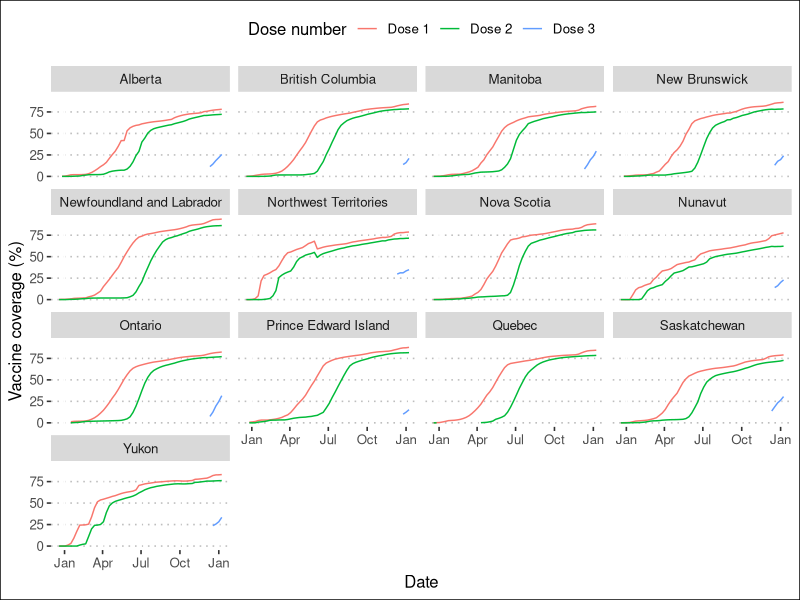
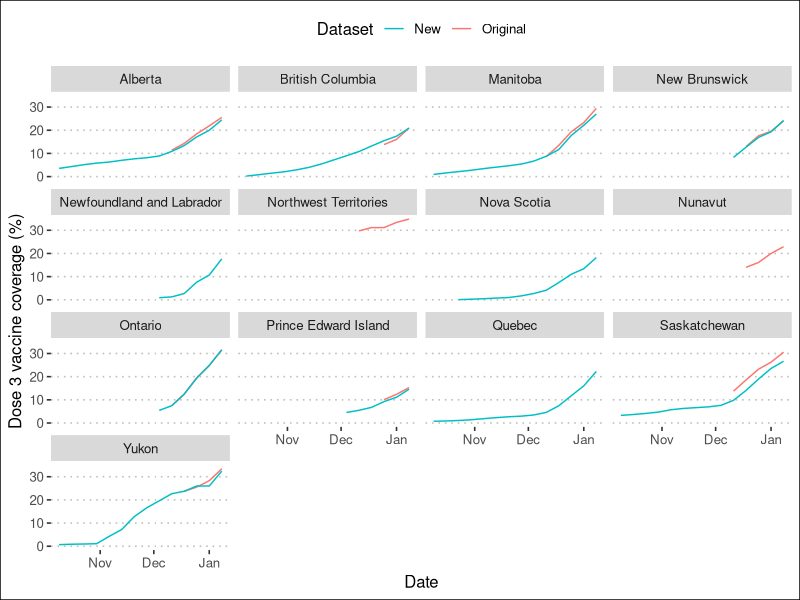
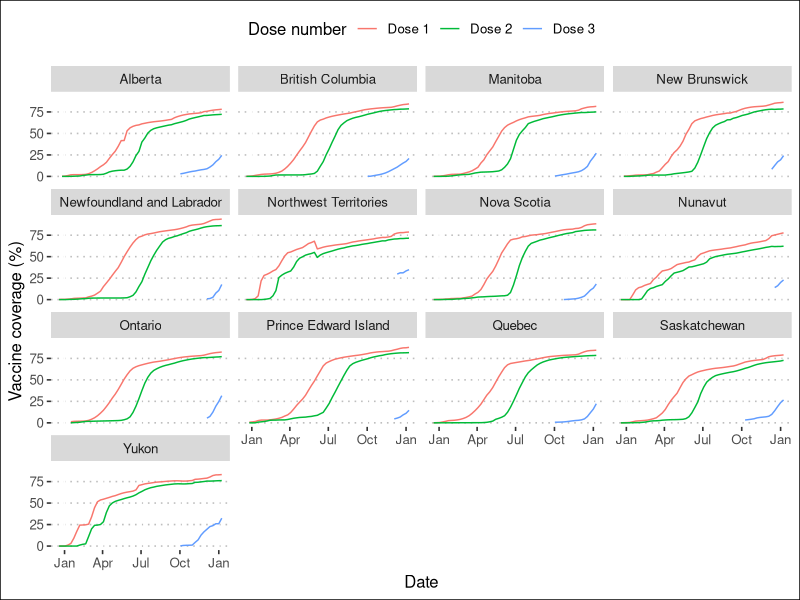

These figures' R source, in order:
## ---- chunk 1
knitr::opts_chunk$set(echo = FALSE)
## ---- chunk 2
# load libraries
library(dplyr)
library(tidyr)
library(ggplot2)
library(scales)
library(ggpubr)
## ---- chunk 3
# encode population values for provinces/territories
# https://health-infobase.canada.ca/covid-19/vaccination-coverage/technical-notes.html#a6
# July 1, 2021 population estimates used as denominators for report weeks January 9, 2021 onwards for all provinces and Nunavut
# StatCan Q3 2021 estimates: https://www150.statcan.gc.ca/t1/tbl1/en/tv.action?pid=1710000901)
# Yukon denominator data for report weeks January 9, 2021 onwards were obtained from the Yukon Bureau of Statistics and corresponds to population size estimates as of March 31, 2021
# Northwest Territories denominator data for report weeks January 9, 2021 onwards were obtained from the Government of the Northwest Territories and corresponds to population size estimates as of August 1, 2021
pop <- matrix(c(
  "Alberta", 4442879,
  "British Columbia", 5214805,
  "Manitoba", 1383765,
  "New Brunswick", 789225,
  "Newfoundland and Labrador", 520553,
  "Northwest Territories", 45504, # can't find estimate for August 1, 2021
  "Nova Scotia", 992055,
  "Nunavut", 39403,
  "Ontario", 14826276,
  "Prince Edward Island", 164318,
  "Quebec", 8604495,
  "Saskatchewan", 1179844,
  "Yukon", 43025, # March 31, 2021 estimate
  "Canada", 38246108),
  ncol = 2, byrow = TRUE)
pop <- data.frame(pt = pop[, 1], pop = as.integer(pop[, 2]))
## ---- chunk 4
# download vaccine coverage dataset from PHAC
# dir.create("raw", showWarnings = FALSE)
# download.file("https://health-infobase.canada.ca/src/data/covidLive/vaccination-coverage-map.csv", "raw/vaccination-coverage-map.csv")

# load vaccine coverage dataset (downloaded 2021-01-18)
vc <- read.csv("raw/vaccination-coverage-map.csv", stringsAsFactors = FALSE)
## ---- chunk 5
# rename variables
vc <- vc %>%
  transmute(date = as.Date(week_end),
            pt = factor(prename, levels = unique(pop$pt)),
            n_dose_1 = numtotal_atleast1dose,
            n_dose_2 = numtotal_fully,
            n_dose_3 = numtotal_additional,
            percent_dose_1 = proptotal_atleast1dose,
            percent_dose_2 = proptotal_fully,
            percent_dose_3 = proptotal_additional)

# ensure our population values are the same as those used by PHAC
temp <- vc %>%
  filter(date >= as.Date("2021-01-09")) %>%
  left_join(pop, by = "pt") %>%
  mutate(
    percent_dose_1_calc = round(n_dose_1 / pop * 100, 2),
    percent_dose_2_calc = round(n_dose_2 / pop * 100, 2),
    percent_dose_3_calc = round(n_dose_3 / pop * 100, 2)
  )

# are there any cases where our calculated dose 1 coverage doesn't line up with what's in the raw dataset?
temp %>%
  filter(percent_dose_1 != percent_dose_1_calc) %>%
  {table(.$pt)}
# okay, clearly the population values for Yukon and Northwest territories are wrong
# it appears some random Canada values are off too, but we won't worry about that

# let's calculate the implied population values from the PHAC dataset
# we'll use these to ensure compatibility with the rest of the PHAC coverage dataset

# Northwest Territories
vc %>% filter(date == as.Date("2022-01-08") & pt == "Northwest Territories") %>%
  mutate(implied_pop = n_dose_1 / percent_dose_1 * 100)
# implied population is 43474
# this seems a bit low but may be explained as the difference between population
# and population covered by the territorial health insurance plan, which seems
# to be the number they use
# NWT dashboard reports 79% total population first dose coverage as of
# 2021-01-18, which lines up w/ PHAC estimate
# https://nwt-covid.shinyapps.io/Testing-and-Cases/?lang=1
pop[pop$pt == "Northwest Territories", "pop"] <- 43474

# Yukon
vc %>% filter(date == as.Date("2022-01-08") & pt == "Yukon") %>%
  mutate(implied_pop = n_dose_1 / percent_dose_1 * 100)
# implied population is 42946
# Yukon does not independently report vaccine coverage for total population,
# only eligible population - nothing to compare to
pop[pop$pt == "Yukon", "pop"] <- 42946

# we will leave the Canadian population total alone despite changes
## ---- chunk 6
# keep coverage variables
vc <- vc %>%
  filter(pt != "Canada") %>%
  select(date, pt, percent_dose_1, percent_dose_2, percent_dose_3)
## ---- chunk 7
cols <- setNames(hue_pal()(3), c("Dose 1", "Dose 2", "Dose 3"))
ggplot(data = vc, aes(x = date)) +
  geom_line(aes(y = percent_dose_1, color = "Dose 1")) +
  geom_line(aes(y = percent_dose_2, color = "Dose 2")) +
  geom_line(aes(y = percent_dose_3, color = "Dose 3")) +
  scale_x_date(date_labels = "%b") +
  scale_color_manual(values = cols) +
  facet_wrap(~pt) +
  labs(x = "Date", y = "Vaccine coverage (%)", color = "Dose number") +
  theme_pubclean() +
  theme(plot.background = element_rect(colour = "black", fill = NA, size = 0.5))
## ---- chunk 8
# download additional doses dataset from CCODWG
# download.file("https://raw.githubusercontent.com/ccodwg/Covid19Canada/master/timeseries_prov/vaccine_additionaldoses_timeseries_prov.csv", "raw/vaccine_additionaldoses_timeseries_prov.csv")

# load vaccine coverage dataset (downloaded 2021-01-18)
dose3 <- read.csv("raw/vaccine_additionaldoses_timeseries_prov.csv", stringsAsFactors = FALSE)
## ---- chunk 9
# format the data for compatibility
dose3 <- dose3 %>%
  transmute(
    date = as.Date(date_vaccine_additionaldoses, "%d-%m-%Y"),
    pt = case_when(
      province == "BC" ~ "British Columbia",
      province == "NL" ~ "Newfoundland and Labrador",
      province == "NWT" ~ "Northwest Territories",
      province == "PEI" ~ "Prince Edward Island",
      TRUE ~ province
    ),
    n_dose_3_new = cumulative_additionaldosesvaccine
  )
## ---- chunk 10
# calculate third dose coverage
dose3 <- dose3 %>%
  # join population values
  left_join(pop, by = "pt") %>%
  # remove NU and NWT
  filter(!pt %in% c("Nunavut", "Northwest Territories")) %>%
  # remove 0 values (before third doses were reported)
  filter(n_dose_3_new != 0) %>%
  # calculate third dose coverage
  mutate(percent_dose_3_new = round(n_dose_3_new / pop * 100, 2))
## ---- chunk 11
# keep relevant data
dose3 <- dose3 %>%
  # keep Sundays beginning with October 3, 2021
  filter(date %in% seq.Date(from = as.Date("2021-10-3"), to = max(vc$date) + 1, by = "7 days")) %>%
  # subtract one day to join with original dataset
  mutate(date = date - 1) %>%
  # keep relevant variables
  select(date, pt, n_dose_3_new, percent_dose_3_new)

# join datasets
vc <- vc %>%
  left_join(dose3, by = c("date", "pt"))
## ---- chunk 12
cols <- setNames(hue_pal()(2), c("Original", "New"))
ggplot(data = vc %>% filter(date >= as.Date("2021-10-3")), aes(x = date)) +
  geom_line(aes(y = percent_dose_3, color = "Original")) +
  geom_line(aes(y = percent_dose_3_new, color = "New")) +
  scale_x_date(date_labels = "%b") +
  scale_color_manual(values = cols) +
  facet_wrap(~pt) +
  labs(x = "Date", y = "Dose 3 vaccine coverage (%)", color = "Dataset") +
  theme_pubclean() +
  theme(plot.background = element_rect(colour = "black", fill = NA, size = 0.5))
## ---- chunk 13
# format final dataset
vc <- vc %>%
  transmute(
    date,
    pt,
    percent_dose_1,
    percent_dose_2,
    # replace all but NU and NWT datasets
    percent_dose_3 = case_when(
      pt %in% c("Nunavut", "Northwest Territories") ~ percent_dose_3,
      TRUE ~ percent_dose_3_new
    )
  )

# long version of dataset
vc_long <- vc %>%
  pivot_longer(
    cols = c("percent_dose_1", "percent_dose_2", "percent_dose_3"),
    names_prefix = "percent_",
    names_to = "dose",
    values_to = "coverage") %>%
  filter(!is.na(coverage))
## ---- chunk 14
cols <- setNames(hue_pal()(3), c("dose_1", "dose_2", "dose_3"))
ggplot(data = vc_long, aes(x = date, y = coverage, group = dose, color = dose)) +
  geom_line() +
  scale_x_date(date_labels = "%b") +
  scale_color_manual(values = cols, labels = c("Dose 1", "Dose 2", "Dose 3")) +
  facet_wrap(~pt) +
  labs(x = "Date", y = "Vaccine coverage (%)", color = "Dose number") +
  theme_pubclean() +
  theme(plot.background = element_rect(colour = "black", fill = NA, size = 0.5))
## ---- chunk 15
# export dataset
dir.create("data", showWarnings = FALSE)
write.csv(vc, "data/canada_vc_ts.csv", row.names = FALSE)
write.csv(vc_long, "data/canada_vc_ts_long.csv", row.names = FALSE)
